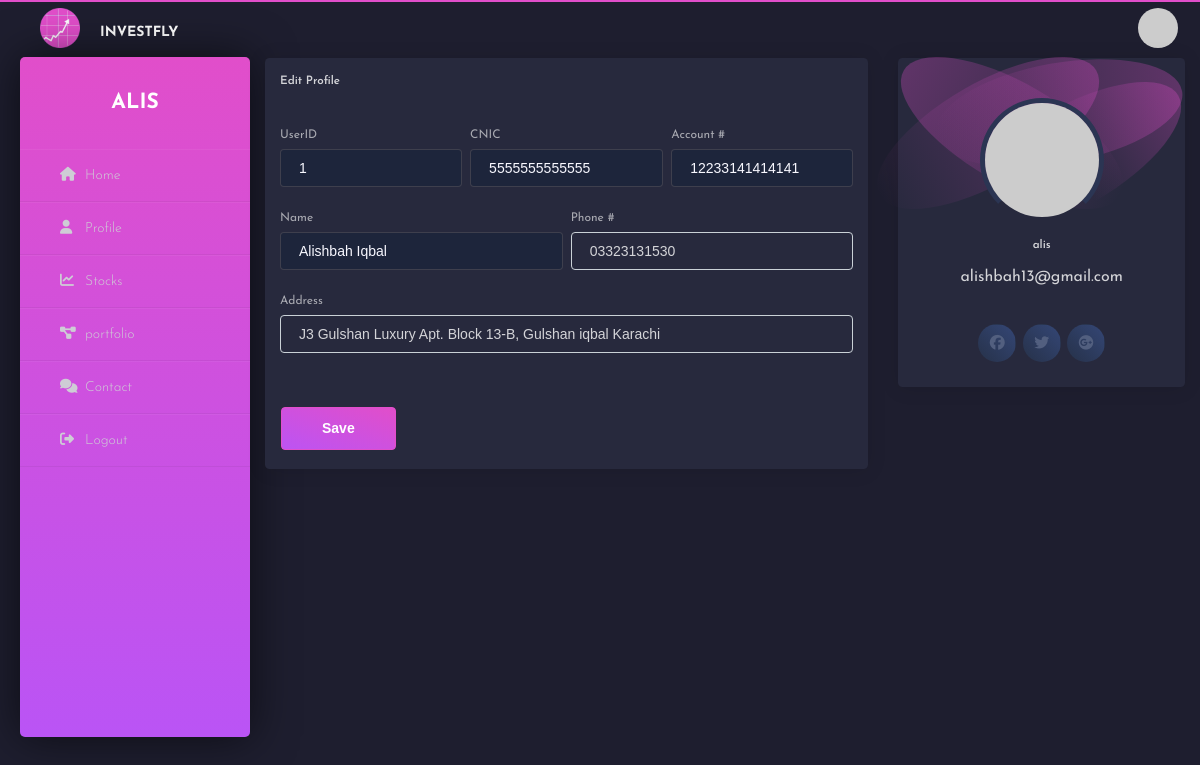
The app's page /profile (signed in), older data.
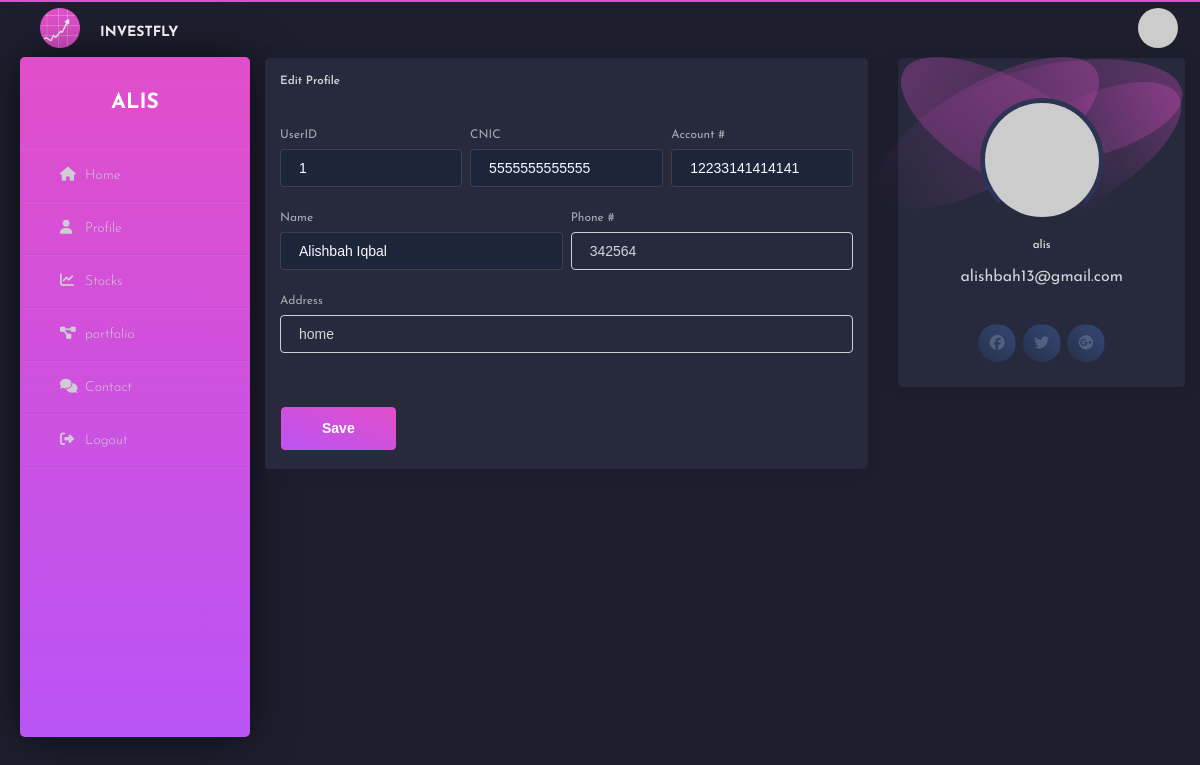
The same page, newer data.
### app/models.py (models this page shows, shortened)
class user_login(UserMixin, db.Model):
    id = db.Column(db.Integer, primary_key=True, nullable=False)
    username = db.Column(db.String(64), index=True, unique=True, nullable=False)
    email = db.Column(db.String(120), index=True, unique=True, nullable=False)
    password_hash = db.Column(db.String(128))
    def avatar(self, size):
        digest = md5(self.email.lower().encode('utf-8')).hexdigest()
        return 'https://www.gravatar.com/avatar/{}?d=identicon&s={}'.format(digest, size)

class user_info(db.Model):
    id = db.Column(db.Integer, primary_key=True, nullable=False)
    user_id = db.Column(db.Integer, db.ForeignKey('user_login.id',onupdate='CASCADE',ondelete='CASCADE'),unique=True, nullable=False)
    fname= db.Column(db.String(20))
    phone= db.Column(db.String, unique=True, nullable=False)
    acc_num= db.Column(db.Integer, unique=True, nullable=False)
    cnic= db.Column(db.Integer, unique=True, nullable=False)
    addr= db.Column(db.String(50))

### app/routes.py (the view)
@app.route('/profile', methods = ['GET', 'POST'])
@login_required
def profile():
    user = user_info.query.filter_by(user_id=current_user.id).first_or_404()
    form = EditProfileForm()
    if form.validate_on_submit():
        if user_info.valid_phone_num(form.phone.data):
            user.phone = form.phone.data
            user.addr = form.addr.data
            db.session.commit()
    return render_template('profile.html',user=user,form=form)

### app/forms.py
class EditProfileForm(FlaskForm):
    phone = StringField('Phone Number')
    addr = TextField('Phone Number')
    submit = SubmitField('Submit')

### app/models.py (called while the page is built)
@app.before_request
def before_request():
    session.permanent = True
    app.permanent_session_lifetime = timedelta(seconds=600)

@login.user_loader
def load_user(id):
    return user_login.query.get(int(id))

### app/templates/profile.html (shortened to what this page needs)
{% extends "base2.html" %}
{% block head %}
	<link rel= "stylesheet" type= "text/css" href= "{{url_for('static',filename='css/profile.css')}}">
{% endblock %}
{% block content %}
<div class="rowm">
  <div class="col-md-8">
    <div class="card">
      <div class="card-header">
        <h5 class="title">Edit Profile</h5>
      </div>
      <div class="card-body">
        <form action="" method="post" novalidate>
          <div class="row">
            <div class="col-md-5 pr-md-1">
              <div class="form-group">
                <label>UserID</label>
                <input type="text" class="form-control" disabled="" placeholder="{{ current_user.id }}">
              </div>
            </div>
            <div class="col-md-3 px-md-1">
              <div class="form-group">
                <label>CNIC</label>
                <input type="text" class="form-control" disabled="" placeholder="{{ user.cnic }}">
              </div>
            </div>
            <div class="col-md-4 pl-md-1">
              <div class="form-group">
                <label >Account #</label>
                <input class="form-control" disabled="" placeholder="{{ user.acc_num }}">
              </div>
            </div>
          </div>
          <div class="row">
            <div class="col-md-6 pr-md-1">
              <div class="form-group">
                <label>Name</label>
                <input type="text" class="form-control" disabled="" placeholder="{{user.fname}}">
              </div>
            </div>
            <div class="col-md-6 pl-md-1">
              <div class="form-group">
                <label>Phone #</label>
                <input type="text" class="form-control" placeholder="{{ user.phone }}" value="{{ user.phone }}" name="phone" maxlength="11" pattern="\d*" >
              </div>
            </div>
          </div>
          <div class="row">
            <div class="col-md-12">
              <div class="form-group">
                <label>Address</label>
                <input type="text" class="form-control" placeholder="{{ user.addr}}" value="{{ user.addr }}" name="addr">
              </div>
            </div>
          </div>
      </div>
      <div class="card-footer">
        <button type="submit" class="btn btn-fill btn-primary">Save</button>
      </div>
    </div>
  </div>
  <div class="col-md-4">
    <div class="card card-user">
      <div class="card-body">
        <p class="card-text">
          <div class="author">
            <a href="javascript:void(0)">
              <img class="avatar" src="{{current_user.avatar(128)}}" >
              <h5 class="title">
                {{ current_user.username }}
              </h5>
            </a>
            <p class="description">
              {{ current_user.email }}
            </p>
          </div>
        </p>
      </div>
      <div class="card-footer">
        <div class="button-container">
          <button href="javascript:void(0)" class="btn btn-icon btn-round btn-facebook">
            <i class="fab fa-facebook"></i>
          </button>
          <button href="javascript:void(0)" class="btn btn-icon btn-round btn-twitter">
            <i class="fab fa-twitter"></i>
          </button>
          <button href="javascript:void(0)" class="btn btn-icon btn-round btn-google">
            <i class="fab fa-google-plus"></i>
          </button>
        </div>
      </div>
    </div>
  </div>
</div>
{% endblock %}

### app/templates/base2.html (shortened to what this page needs)
<!DOCTYPE html>
<html lang="en">
<head>
	<link rel= "stylesheet" type= "text/css" href= "{{url_for('static',filename='css/base2.css')}}">
    {% block head %}{% endblock %}
</head>
<body>
<div class="wrapper">
    <img class="img" src="{{url_for('static',filename='img/logo1.png')}}" width="40" height="40" alt="" loading="lazy">
    <div class="header">
        <h4>INVESTFLY</h4>
    </div>
    <img class="user" src="{{current_user.avatar(128)}}" width="40" height="40" alt="" loading="lazy">
    <div class="sidebar">
        <h2>{{current_user.username}}</h2>
        <ul>
            <li><a href="{{ url_for('home_page' )}}"><i class="fas fa-home"></i>Home</a></li>
            <li><a href="{{ url_for('profile') }}"><i class="fas fa-user"></i>Profile</a></li>
            <li><a href="#"><i class="fas fa-chart-line"></i>Stocks</a></li>
            <li><a href="{{ url_for('portfolio') }}"><i class="fas fa-project-diagram"></i>portfolio</a></li>
            <li><a href="#"><i class="fas fa-comments"></i>Contact</a></li>
            <li><a href="{{ url_for('logout') }}"><i class="fas fa-sign-out-alt"></i>Logout</a></li>
        </ul>
    </div>
</div>
{% block content%}
{% endblock %}
</body>
</html>

### app/Static/css/base2.css (style rules this page uses)
* { margin: 0; padding: 0; box-sizing: border-box; list-style: none; text-decoration: none; font-family: 'Josefin Sans', sans-serif; }
::placeholder { color:ghostwhite; }
body { background-color: rgb(2, 11, 37); }
.wrapper { border-top: 2px solid #e14eca; width: 100%; display: flex; position: relative; }
.wrapper .sidebar { margin-left: 20px; margin-top: 55px; width: 230px; height: 85%; background: #ba54f5; background: -webkit-linear-gradient(0deg, #ba54f5 0%, #e14eca 100%); background: -o-linear-gradient(0deg, #ba54f5 0%, #e14eca 100%); background: -moz-linear-gradient(0deg, #ba54f5 0%, #e14eca 100%); background: linear-gradient(0deg, #ba54f5 0%, #e14eca 100%); padding: 30px 0px; position: fixed; border-radius: 5px; box-shadow: 0px 0px 45px 0px rgba(0, 0, 0, 0.6); display: block; overflow: auto; }
.wrapper .sidebar h2 { color: #fff; text-transform: uppercase; text-align: center; margin-bottom: 30px; }
.wrapper .sidebar ul li { padding: 15px; border-bottom: 1px solid #bdb8d7; border-bottom: 1px solid rgba(0,0,0,0.05); border-top: 1px solid rgba(255,255,255,0.05); }
.wrapper .sidebar ul li a { margin-left: 25px; color: #cecdd5; display: block; }
.wrapper .sidebar ul li a .fas { width: 25px; }
.wrapper .header { padding-top: 20px; background: #1e1e2f; color: white; text-transform: uppercase; text-align: center; margin-left: 20px; }
.wrapper .img { margin-top: 6px; margin-left: 40px; }
.wrapper .user { border-radius: 50%; margin-left: 80% ; margin-top: 6px; }

Row changes from the older to the newer data that the page shows:
changed user_info "Alishbah Iqbal": phone "03323131530" → "342564"; addr "J3 Gulshan Luxury Apt. Block 13-B, Gulshan iqbal Karachi" → "home"
